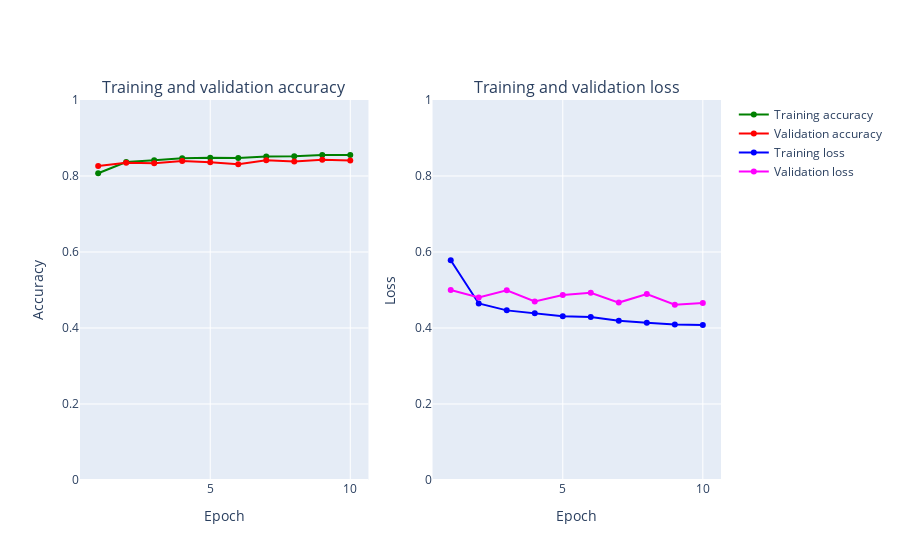

Notebook code cell kept with this figure:
### Markdown cell above
## CNN (stupid baseline)

### Code cell
from tensorflow.keras.layers import Conv2D,Flatten
from numpy import mean
from numpy import std
from matplotlib import pyplot
from sklearn.model_selection import KFold
from keras.utils import to_categorical
from keras.models import Sequential
from keras.layers import Conv2D
from keras.layers import MaxPooling2D
from keras.layers import Dense
from keras.layers import Flatten
from keras.optimizers import SGD
from keras.layers import Dropout
from keras.layers import BatchNormalization
from keras.layers import Activation
from keras.layers import LeakyReLU
epochs = 15
num_classes = 10
seed = np.random.seed(1)

print('before',X_train.shape,X_test.shape)
print('before',y_train.shape,y_test.shape)
X_train = X_train.reshape((X_train.shape[0], 28, 28, 1))
X_test = X_test.reshape((X_test.shape[0], 28, 28, 1))
X_val = X_val.reshape((X_val.shape[0], 28, 28, 1))

y_train = to_categorical(y_train)
y_test = to_categorical(y_test)
y_val = to_categorical(y_val)
# print('after',X_train.shape,X_test.shape)
# print('after',y_train.shape,y_test.shape)




fashion_model = Sequential()
fashion_model.add(Conv2D(32, kernel_size=(3, 3),activation='linear',input_shape=(28,28,1)))
fashion_model.add(Conv2D(64, (3, 3), activation='linear'))
fashion_model.add(Flatten())
fashion_model.add(Dense(128, activation='linear'))
fashion_model.add(Dense(num_classes, activation='softmax'))

fashion_model.compile(loss='categorical_crossentropy', optimizer=keras.optimizers.Adam(),metrics=['accuracy'])
fashion_model.summary()

h_callback = fashion_model.fit(X_train, y_train, epochs = 10,
               validation_data=(X_test, y_test))

# Plot train vs test loss during training 
plot_accuracy_and_loss(h_callback)

### Figure 1 — Plotly figure (JSON) as saved in the notebook; plotly's stock layout.template omitted (floating-point values rounded to 4 significant figures)
{"data": [{"marker": {"color": "Green"}, "mode": "markers+lines", "name": "Training accuracy", "text": ["1", "2", "3", "4", "5", "6", "7", "8", "9", "10"], "type": "scatter", "x": [1, 2, 3, 4, 5, 6, 7, 8, 9, 10], "xaxis": "x", "y": [0.8071, 0.8368, 0.8413, 0.8465, 0.8478, 0.8475, 0.8512, 0.8521, 0.8552, 0.8554], "yaxis": "y"}, {"marker": {"color": "Red"}, "mode": "markers+lines", "name": "Validation accuracy", "text": ["1", "2", "3", "4", "5", "6", "7", "8", "9", "10"], "type": "scatter", "x": [1, 2, 3, 4, 5, 6, 7, 8, 9, 10], "xaxis": "x", "y": [0.8266, 0.8346, 0.8334, 0.8395, 0.8365, 0.8307, 0.8414, 0.8382, 0.8431, 0.841], "yaxis": "y"}, {"marker": {"color": "Blue"}, "mode": "markers+lines", "name": "Training loss", "text": ["1", "2", "3", "4", "5", "6", "7", "8", "9", "10"], "type": "scatter", "x": [1, 2, 3, 4, 5, 6, 7, 8, 9, 10], "xaxis": "x2", "y": [0.5782, 0.4647, 0.4464, 0.4391, 0.4309, 0.4289, 0.4189, 0.414, 0.4092, 0.4076], "yaxis": "y2"}, {"marker": {"color": "Magenta"}, "mode": "markers+lines", "name": "Validation loss", "text": ["1", "2", "3", "4", "5", "6", "7", "8", "9", "10"], "type": "scatter", "x": [1, 2, 3, 4, 5, 6, 7, 8, 9, 10], "xaxis": "x2", "y": [0.5002, 0.4803, 0.4994, 0.4697, 0.4868, 0.4927, 0.4669, 0.4896, 0.4613, 0.466], "yaxis": "y2"}], "layout": {"annotations": [{"font": {"size": 16}, "showarrow": false, "text": "Training and validation accuracy", "x": 0.225, "xanchor": "center", "xref": "paper", "y": 1, "yanchor": "bottom", "yref": "paper"}, {"font": {"size": 16}, "showarrow": false, "text": "Training and validation loss", "x": 0.775, "xanchor": "center", "xref": "paper", "y": 1, "yanchor": "bottom", "yref": "paper"}], "xaxis": {"anchor": "y", "domain": [0, 0.45], "title": {"text": "Epoch"}}, "xaxis2": {"anchor": "y2", "domain": [0.55, 1], "title": {"text": "Epoch"}}, "yaxis": {"anchor": "x", "domain": [0, 1], "range": [0, 1], "title": {"text": "Accuracy"}}, "yaxis2": {"anchor": "x2", "domain": [0, 1], "range": [0, 1], "title": {"text": "Loss"}}}}
